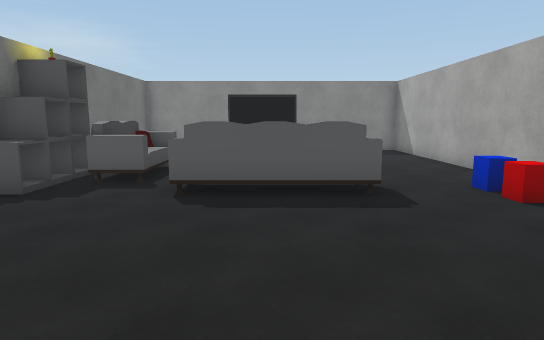
view 1 (above)

16 first-person views from a walk through a scene from a Unity 3-D project. The camera is 1.3 m above the floor, tilts 8° down and sees 75° across. The floor is counted in squares, 1 m on a side. Each view is taken from the middle of a square. On the plan, view 1 faces up. The plan holds only what a view shows up to about 15 squares ahead; the rest is blank. The place goes on beyond the plan. The player is left out. Door leaves are left out, so doorways stand open. Some surface patterns are stand-ins.

view 2
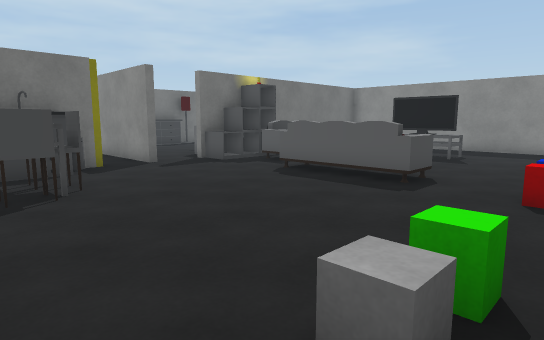

view 3
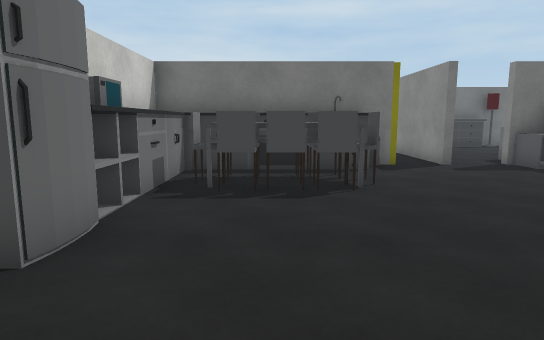

view 4
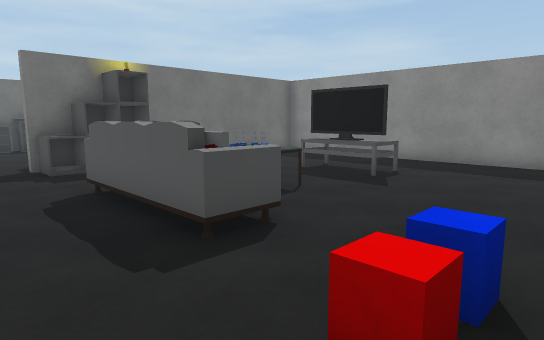

view 5
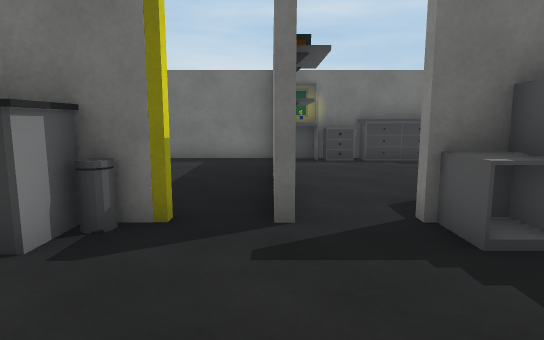

view 6
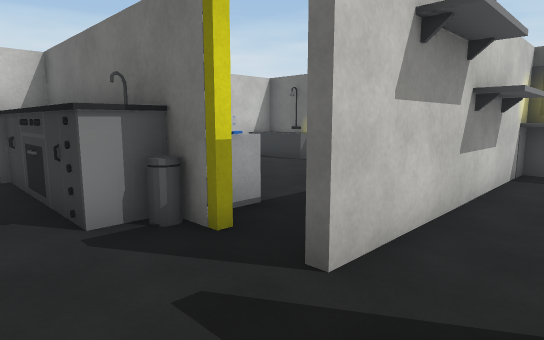

view 7
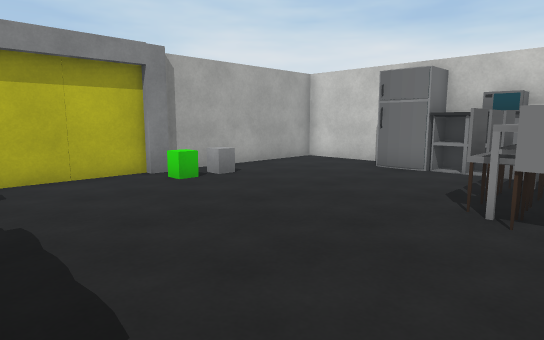

view 8
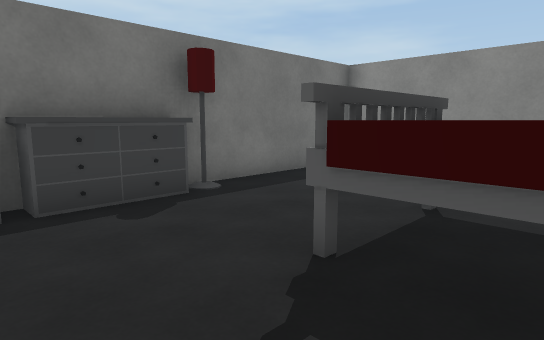

view 9
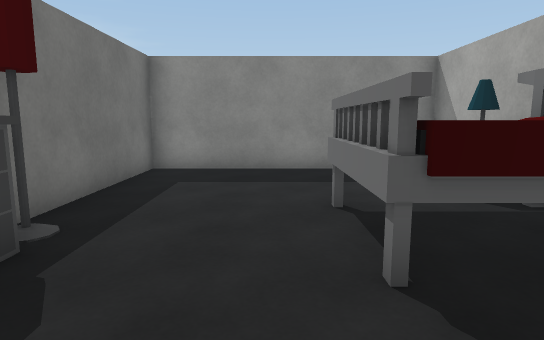

view 10
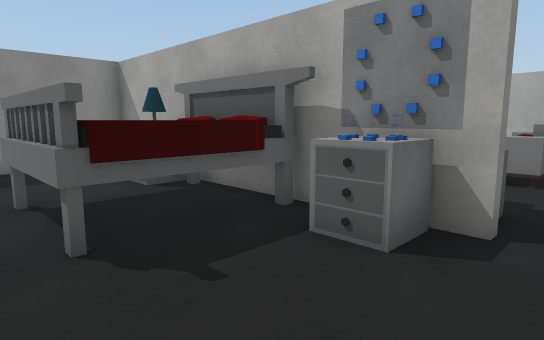

view 11
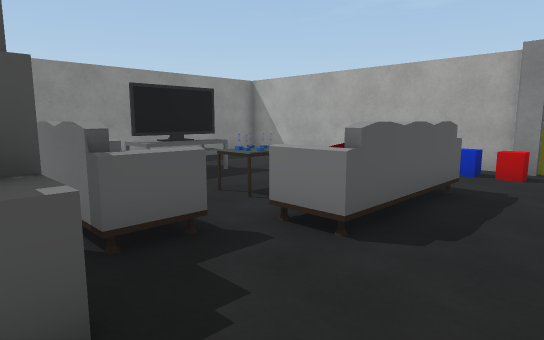

view 12
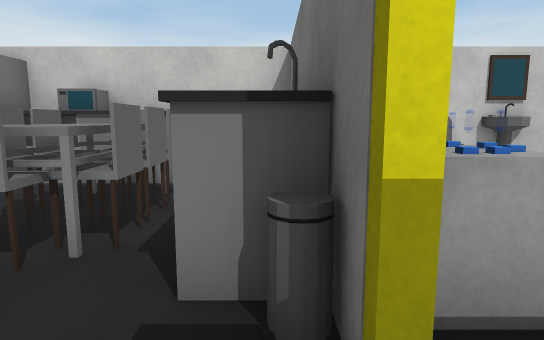

view 13
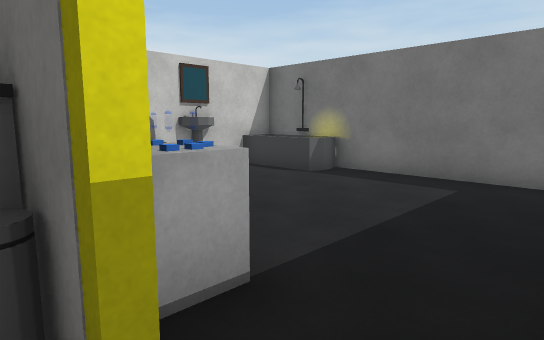

view 14
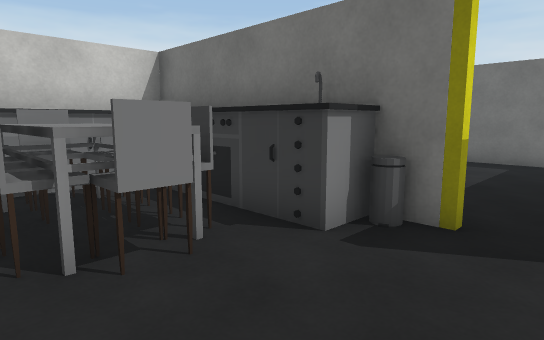

view 15
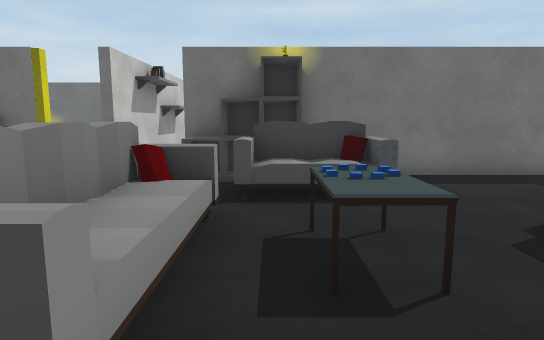

view 16
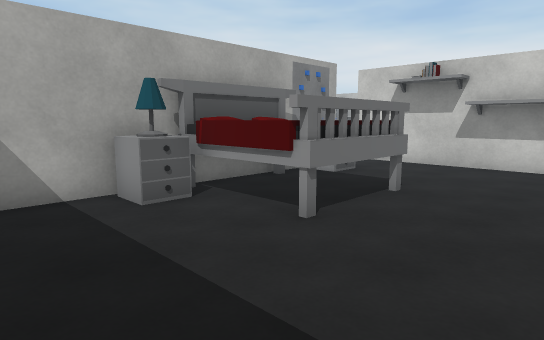

### Floor plan
Points are (right, up) in squares from view 1. A wall is a line through its corners. A room is listed if a view was taken in it or the views show most of it. See-through windows are left out.
Room 1 (views 1, 2, 3, 4, 5, 6, 7, 8, 9, 10, 11, 12, 13, 14, 15, 16)
walls: (-5.4, 6.6) (-5.4, 5.9); (-5.7, 5.9) (-5.7, 8.5); (-5.4, 4) (-10.1, 4); (-5.4, 0.6) (-5.4, -4.4); (-5.7, 12.4) (-5.7, 15.6) (-13.2, 15.6) (-13.2, 10.4); (-5.4, 15.1) (-5.4, 12.4); (5.2, 5.4) (5.2, 6); (-13.2, 7.5) (-13.2, 6.4); (-13.2, 4.3) (-5.4, 4.3); (-13.2, 4.1) (-13.2, -3.5); (5.4, 5.9) (5.4, 15.2); (5.4, 2) (5.4, 5.5); (5.2, 1.5) (5.2, 2.1); (2.6, -4.4) (5.4, -4.4) (5.4, 1.5); (5, 15.6) (-5, 15.6)
ways out: open door at (-5.7, 5.3); gap at (5, 2); gap at (5, 6)
objects: other object (-13, -4) to (-12, -2); mirror (-13, 5); drawers (-13, 6); drawers (-13, 8) to (-13, 9); lamp (-13, 10); other object (-11, -4) to (-10, -4); other object (-9, -4); bed (-9, 9) to (-6, 11); other object (-7, 1) to (-6, 2); drawers (-7, 7); lamp (-7, 12) to (-6, 12); other object (-6, 7); other object (-5, -4) to (-4, -3); other object (-5, -2) to (-4, 1); other object (-5, 2); other object (-5, 6) to (-5, 8); sofa (-4, 8) to (-3, 10); other object (-3, -4) to (0, -3); chair (-3, -3) to (-2, -3); chair (-3, -2); chair (-3, -1); chair (-3, 0); chair (-3, 1) to (-2, 1); chair (-2, -2); chair (-2, -1); chair (-2, 0); sofa (-2, 6) to (2, 7); other object (-1, -4); table (-1, 9) to (0, 9); TV (-1, 12) to (1, 12); other object (-1, 13) to (0, 13); fridge (1, -4) to (2, -3); grey block (4, 0); green block (4, 1) to (4, 2); red block (4, 6); blue block (4, 7)

Where each view was taken, in squares from view 1:
view 1: 0 up, 0 right, facing up
view 2: 1 down, 5 right, facing up-left
view 3: 1 down, 5 right, facing left
view 4: 4 up, 5 right, facing up-left
view 5: 4 up, 1 left, facing left
view 6: 6 up, 3 left, facing down-left
view 7: 6 up, 3 left, facing down-right
view 8: 6 up, 7 left, facing up-left
view 9: 6 up, 10 left, facing up
view 10: 5 up, 10 left, facing up-right
view 11: 4 up, 5 left, facing up-right
view 12: 4 up, 5 left, facing down
view 13: 4 up, 5 left, facing down-left
view 14: 4 up, 1 left, facing down-left
view 15: 8 up, 3 right, facing left
view 16: 15 up, 12 left, facing down-right
